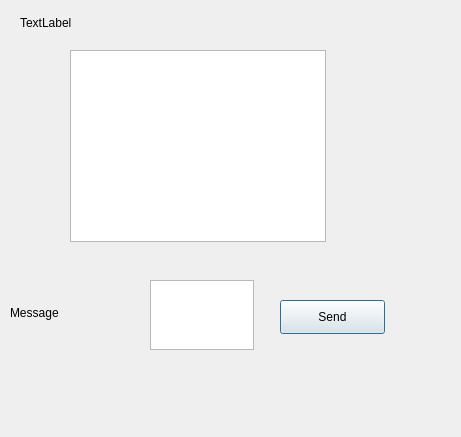
<?xml version="1.0" encoding="UTF-8"?>
<ui version="4.0">
 <class>DialogPrivatMessage</class>
 <widget class="QDialog" name="DialogPrivatMessage">
  <property name="geometry">
   <rect>
    <x>0</x>
    <y>0</y>
    <width>461</width>
    <height>437</height>
   </rect>
  </property>
  <property name="windowTitle">
   <string>Dialog</string>
  </property>
  <widget class="QLabel" name="lableName">
   <property name="geometry">
    <rect>
     <x>20</x>
     <y>10</y>
     <width>78</width>
     <height>26</height>
    </rect>
   </property>
   <property name="text">
    <string>TextLabel</string>
   </property>
  </widget>
  <widget class="QTextBrowser" name="textBrowser">
   <property name="geometry">
    <rect>
     <x>70</x>
     <y>50</y>
     <width>256</width>
     <height>192</height>
    </rect>
   </property>
  </widget>
  <widget class="QLabel" name="lableMess">
   <property name="geometry">
    <rect>
     <x>10</x>
     <y>300</y>
     <width>78</width>
     <height>26</height>
    </rect>
   </property>
   <property name="text">
    <string>Message</string>
   </property>
  </widget>
  <widget class="QTextEdit" name="textEditPMess">
   <property name="geometry">
    <rect>
     <x>150</x>
     <y>280</y>
     <width>104</width>
     <height>70</height>
    </rect>
   </property>
  </widget>
  <widget class="QPushButton" name="pushButtonPSend">
   <property name="geometry">
    <rect>
     <x>280</x>
     <y>300</y>
     <width>105</width>
     <height>34</height>
    </rect>
   </property>
   <property name="text">
    <string>Send</string>
   </property>
  </widget>
 </widget>
 <resources/>
 <connections/>
</ui>
